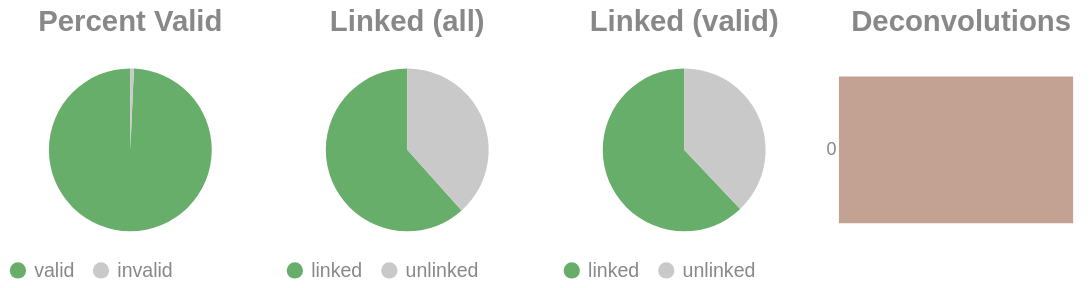

The cell this chart's notebook holds for it:
### Code cell
if SKIPLR:
    pass
else:
    clash = Counter()
    for i in valids['molecule'].to_list():
        _mol = i.split("-")
        if len(_mol) == 1:
            clash.update('0')
        else:
            clash.update(_mol[-1])

    _d = {"deconvolutions": [], 'count': []}
    for k,v in clash.items():
        _d['deconvolutions'].append(k)
        _d['count'].append(v)

    tot_valid = valids['reads'].sum()
    mask = valids['reads'] >= 2
    n_linked_reads = valids.filter(mask)['reads'].sum()
    if n_linked_reads == 0:
        print_html("No linked molecules (>=2 reads) were detected; skipping linked-only distributions.")
        SKIPLR = True
    else:
        perc_valid = round(tot_valid / n_reads, 4)
        linked_perc_abs = round(n_linked_reads / n_reads, 4)
        linked_perc = round(n_linked_reads / tot_valid, 4)

    _valid = pl.DataFrame({"valids": ['valid', 'invalid'], "count": [tot_valid, n_reads - tot_valid]})
    _linked_abs = pl.DataFrame({"linked (absolute)": ['linked', 'unlinked'], "count": [n_linked_reads, n_reads - n_linked_reads]})
    _linked_rel = pl.DataFrame({"linked (valids)": ['linked', 'unlinked'], "count": [n_linked_reads, tot_valid - n_linked_reads]})

    (
        alt.hconcat(
            piechart(_valid, goodval = 'valid', title = "Percent Valid"),
            piechart(_linked_abs, goodval = "linked", title =  "Linked (all)"),
            piechart(_linked_rel, goodval = "linked", title =  "Linked (valid)"),
            convolutionbar(pl.DataFrame(_d), title = "Deconvolutions"),
            center = True,
            bounds = 'flush'
        )
        .resolve_scale(color='independent')
        .resolve_legend('independent')
        .properties(usermeta={'embedOptions': {"actions": False}})
    ).display()

### Figure 1 — Vega-Lite specification as saved in the notebook (floating-point values rounded to 4 significant figures)
{"width": "container", "height": 400, "config": {"title": {"anchor": "start", "dy": -15, "fontSize": 18, "color": "#888888", "subtitleColor": "#888888", "subtitleFontSize": 14}, "arc": {"fill": "#0072B2"}, "axis": {"domainColor": "#888888", "domainWidth": 0.5, "gridWidth": 0.2, "grid": false, "titleFontWeight": 400, "titleFontSize": 15, "labelFontSize": 11, "labelColor": "#888888", "tickColor": "#888888", "tickWidth": 0.2, "titleColor": "#888888"}, "axisBand": {"grid": false}, "axisX": {"grid": true, "tickSize": 10, "domainCap": "round"}, "axisY": {"domain": false, "grid": true, "tickSize": 0, "domainCap": "round"}, "background": "transparent", "header": {"labelFontSize": 15, "labelColor": "#888888", "titleFontSize": 15, "titleFontWeight": 600, "titleColor": "#888888"}, "legend": {"labelFont": "sans-serif", "labelFontSize": 12, "labelColor": "#888888", "symbolSize": 100, "symbolType": "circle", "titleFontSize": 12, "titlePadding": 10, "titleColor": "#888888", "title": null}, "range": {"category": ["#E69F00", "#56B4E9", "#009E73", "#F0E442", "#0072B2", "#D55E00", "#CC79A7", "#000000"], "diverging": ["#cfe8f3", "#a2d4ec", "#73bfe2", "#46abdb", "#1696d2", "#12719e"]}, "area": {"fill": "#0072B2", "fillOpacity": 0.7, "line": true, "strokeOpacity": 0.7}, "line": {"color": "#0072B2", "stroke": "#0072B2", "strokeWidth": 2}, "trail": {"color": "#0072B2", "stroke": "#0072B2", "strokeWidth": 0, "size": 1}, "point": {"filled": true, "fillOpacity": 1.0, "size": 95}, "text": {"color": "#888888", "fontSize": 11, "align": "right", "fontWeight": 400, "size": 11}, "bar": {"fill": "#0072B2", "stroke": null}, "view": {"stroke": null, "continuousWidth": 660, "continuousHeight": 400}}, "hconcat": [{"data": {"name": "data-4ad8fad1ed6af0e13b845d3e6ac02510"}, "mark": {"type": "arc"}, "encoding": {"color": {"field": "valids", "legend": {"orient": "bottom", "title": null}, "scale": {"domain": ["valid", "invalid"], "range": ["#68ae6b", "#C9C9C9"]}, "title": "Valids", "type": "nominal"}, "theta": {"field": "count", "type": "quantitative"}, "tooltip": [{"field": "valids", "title": "Valids", "type": "ordinal"}, {"field": "percent", "format": ".2%", "title": "Percent", "type": "quantitative"}, {"field": "count", "title": "Count", "type": "quantitative"}]}, "height": 100, "title": {"text": "Percent Valid", "align": "center", "anchor": "middle"}, "transform": [{"calculate": "datum.count / 8515094", "as": "percent"}], "width": 150}, {"data": {"name": "data-77ede7736a55aa8dfa9bb6b92b303437"}, "mark": {"type": "arc"}, "encoding": {"color": {"field": "linked (absolute)", "legend": {"orient": "bottom", "title": null}, "scale": {"domain": ["linked", "unlinked"], "range": ["#68ae6b", "#C9C9C9"]}, "title": "Linked (Absolute)", "type": "nominal"}, "theta": {"field": "count", "type": "quantitative"}, "tooltip": [{"field": "linked (absolute)", "title": "Linked (Absolute)", "type": "ordinal"}, {"field": "percent", "format": ".2%", "title": "Percent", "type": "quantitative"}, {"field": "count", "title": "Count", "type": "quantitative"}]}, "height": 100, "title": {"text": "Linked (all)", "align": "center", "anchor": "middle"}, "transform": [{"calculate": "datum.count / 8515094", "as": "percent"}], "width": 150}, {"data": {"name": "data-20c7dbc5ca4fceb893fa019711acabd8"}, "mark": {"type": "arc"}, "encoding": {"color": {"field": "linked (valids)", "legend": {"orient": "bottom", "title": null}, "scale": {"domain": ["linked", "unlinked"], "range": ["#68ae6b", "#C9C9C9"]}, "title": "Linked (Valids)", "type": "nominal"}, "theta": {"field": "count", "type": "quantitative"}, "tooltip": [{"field": "linked (valids)", "title": "Linked (Valids)", "type": "ordinal"}, {"field": "percent", "format": ".2%", "title": "Percent", "type": "quantitative"}, {"field": "count", "title": "Count", "type": "quantitative"}]}, "height": 100, "title": {"text": "Linked (valid)", "align": "center", "anchor": "middle"}, "transform": [{"calculate": "datum.count / 8455103", "as": "percent"}], "width": 150}, {"data": {"name": "data-13f3968ac23bb6c160b9d771afb35870"}, "mark": {"type": "bar"}, "encoding": {"color": {"field": "deconvolutions", "legend": null, "scale": {"scheme": "lightgreyred"}, "type": "nominal"}, "tooltip": [{"field": "deconvolutions", "title": "Deconvolutions", "type": "ordinal"}, {"field": "percent", "format": ".2%", "title": "Percent", "type": "quantitative"}, {"field": "count", "title": "Count", "type": "quantitative"}], "x": {"axis": null, "field": "count", "type": "quantitative"}, "y": {"field": "deconvolutions", "sort": "ascending", "title": null, "type": "nominal"}}, "height": 100, "title": {"text": "Deconvolutions", "align": "center", "anchor": "middle"}, "transform": [{"calculate": "datum.count / 4791887", "as": "percent"}], "width": 150}], "bounds": "flush", "center": true, "resolve": {"legend": {"angle": "independent"}, "scale": {"color": "independent"}}, "usermeta": {"embedOptions": {"actions": false}}, "$schema": "https://vega.github.io/schema/vega-lite/v6.1.0.json", "datasets": {"data-4ad8fad1ed6af0e13b845d3e6ac02510": [{"valids": "valid", "count": 8455103}, {"valids": "invalid", "count": 59991}], "data-77ede7736a55aa8dfa9bb6b92b303437": [{"linked (absolute)": "linked", "count": 5247183}, {"linked (absolute)": "unlinked", "count": 3267911}], "data-20c7dbc5ca4fceb893fa019711acabd8": [{"linked (valids)": "linked", "count": 5247183}, {"linked (valids)": "unlinked", "count": 3207920}], "data-13f3968ac23bb6c160b9d771afb35870": [{"deconvolutions": "0", "count": 4791887}]}}
